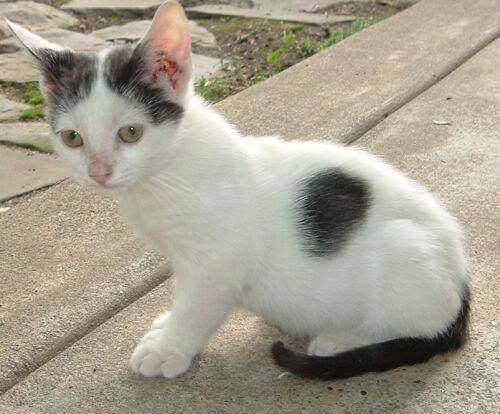
#> input picture images/cat.jpg, 500 x 414 px
$ jupyter execute '04 圖片幾何轉換.ipynb'
#> lines starting #> are read from the running program, lines starting #| are printed output that depends on the picture
## Scaling 縮放圖片

[cell 1]
import cv2
img=cv2.imread('./images/cat.jpg')
#> img is the input picture: shape (414, 500, 3); mean B, G, R 144.3, 159.9, 165.9

# 只是把圖片壓縮到一個大小 沒有等比例
resized_img1 = cv2.resize(img,(200,100))
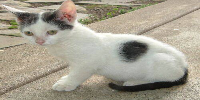
#> resized_img1: shape (100, 200, 3); mean B, G, R 144.2, 159.9, 165.9

#照片拉大 像素變多 用內差法補那些多的像素
#                           多一個維度  xy都放大1.6倍
resized_img2 = cv2.resize(img, None, fx=1.6, fy=1.6, interpolation=cv2.INTER_AREA)

cv2.imshow('resized image1',resized_img1)
cv2.imshow('resized image2',resized_img2)


cv2.waitKey(0)
cv2.destroyAllWindows()

## Flip 翻轉

[cell 2]
import cv2
origin = cv2.imread('./images/cat.jpg')

flip_x = cv2.flip(img, 0) #對X翻
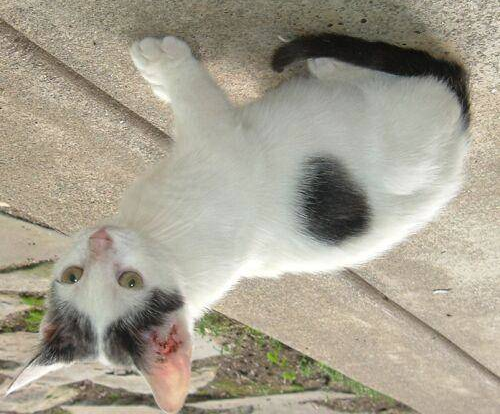
#> flip_x: shape (414, 500, 3); mean B, G, R 144.3, 159.9, 165.9
flip_y = cv2.flip(img, 1) #對y翻
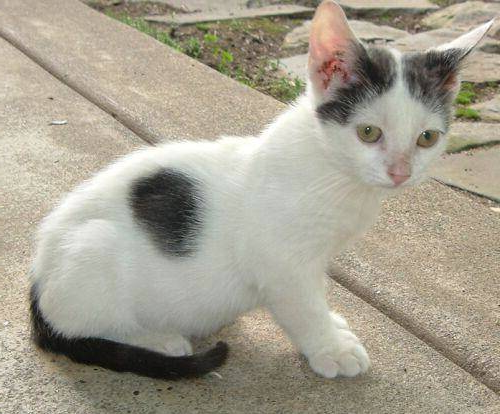
#> flip_y: shape (414, 500, 3); mean B, G, R 144.3, 159.9, 165.9
flip_xy = cv2.flip(img, -1) #對Xy翻
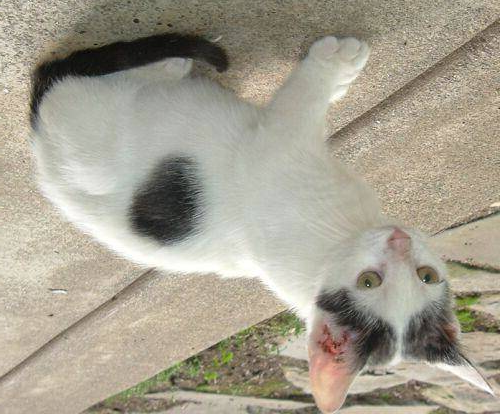
#> flip_xy: shape (414, 500, 3); mean B, G, R 144.3, 159.9, 165.9

cv2.imshow('origin', origin)
cv2.imshow('flip x', flip_x)
cv2.imshow('flip y', flip_y)
cv2.imshow('flip xy', flip_xy)


cv2.waitKey(0)
cv2.destroyAllWindows()

## Translation 平移

[cell 3]
import cv2
import numpy as np
origin = cv2.imread('./images/cat.jpg')

trans_x = 20 # 設定x要平移的長度
trans_y = 30
height, width = img.shape[:2]
#> height = 414; width = 500

#看課本p.26 要平移要設成 [1,0,x] [0,1,y]  設定一個M矩陣
M = np.float32([[1, 0, trans_x], [0, 1, trans_y]])

trans_img = cv2.warpAffine(origin, M, (width, height))
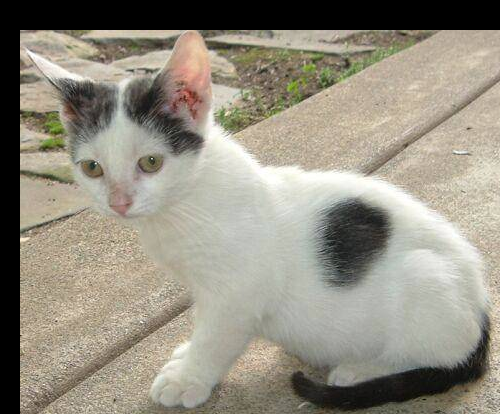
#> trans_img: shape (414, 500, 3); mean B, G, R 129.6, 143.2, 148.5
cv2.imshow('origin', origin)
cv2.imshow('trans_img', trans_img)


cv2.waitKey(0)
cv2.destroyAllWindows()

## Rotation 旋轉

[cell 4]
import cv2
import numpy as np
origin = cv2.imread('./images/cat.jpg')

height, width = img.shape[:2]

M1 = cv2.getRotationMatrix2D((width/2, height/2), 45, 0.6) #坐標軸,轉幾度,縮放幾倍
M2 = cv2.getRotationMatrix2D((0, 0), 45, 0.3) #坐標軸,轉幾度,縮放幾倍
M3 = cv2.getRotationMatrix2D((0, height), 45, 0.3) #坐標軸,轉幾度,縮放幾倍

rotate_img1 = cv2.warpAffine(origin, M1, (width, height))
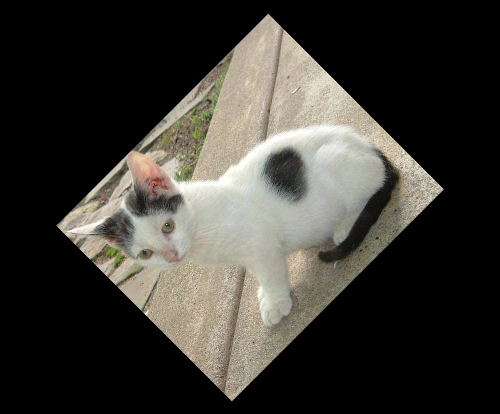
#> rotate_img1: shape (414, 500, 3); mean B, G, R 51.9, 57.6, 59.7
rotate_img2 = cv2.warpAffine(origin, M2, (width, height))
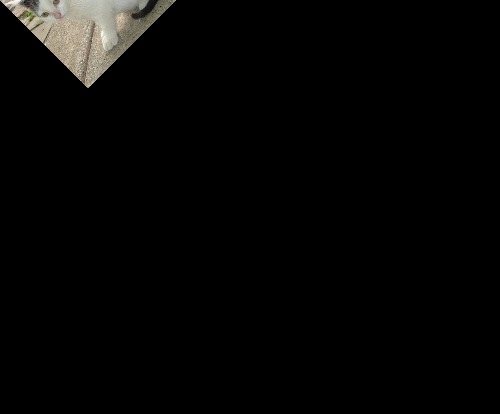
#> rotate_img2: shape (414, 500, 3); mean B, G, R 5.1, 5.7, 6
rotate_img3 = cv2.warpAffine(origin, M3, (width, height))
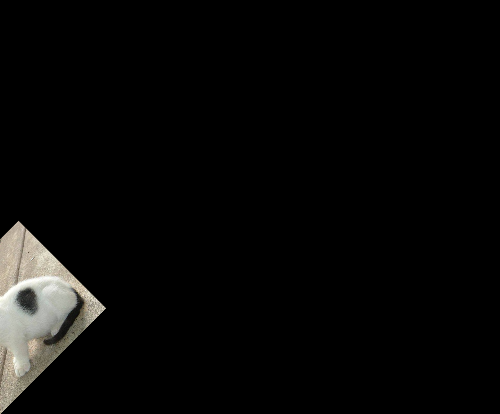
#> rotate_img3: shape (414, 500, 3); mean B, G, R 7.8, 8.5, 8.7

cv2.imshow('origin', origin)
cv2.imshow('rotate_img1', rotate_img1)
cv2.imshow('rotate_img2', rotate_img2)
cv2.imshow('rotate_img3', rotate_img3)


cv2.waitKey(0)
cv2.destroyAllWindows()

## Affine Transformation
不知道M矩陣怎麼算時，直接把轉換前轉換後座標給他 讓他算出M

[cell 5]
import cv2
import numpy as np

img = cv2.imread('./images/cat.jpg')
rows,cols,ch = img.shape
#> rows = 414; cols = 500; ch = 3
pts1 = np.float32([[50,50],[200,50],[50,200]]) #座標[x,y]
pts2 = np.float32([[10,100],[200,50],[100,250]])

M = cv2.getAffineTransform(pts1,pts2)
affine_img = cv2.warpAffine(img,M,(cols,rows))
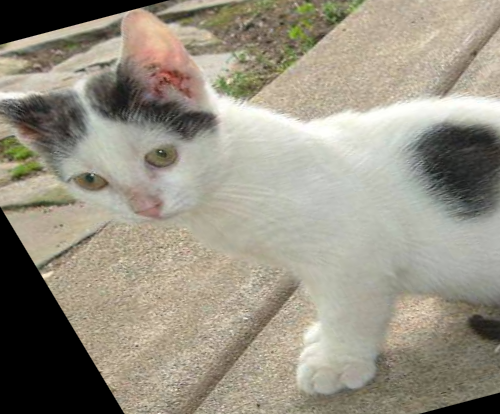
#> affine_img: shape (414, 500, 3); mean B, G, R 131.4, 146.1, 152

cv2.imshow('origin', origin)
cv2.imshow('affine_img', affine_img)

cv2.waitKey(0)
cv2.destroyAllWindows()

$ run again, with images/ML_01.jpg copied over images/cat.jpg
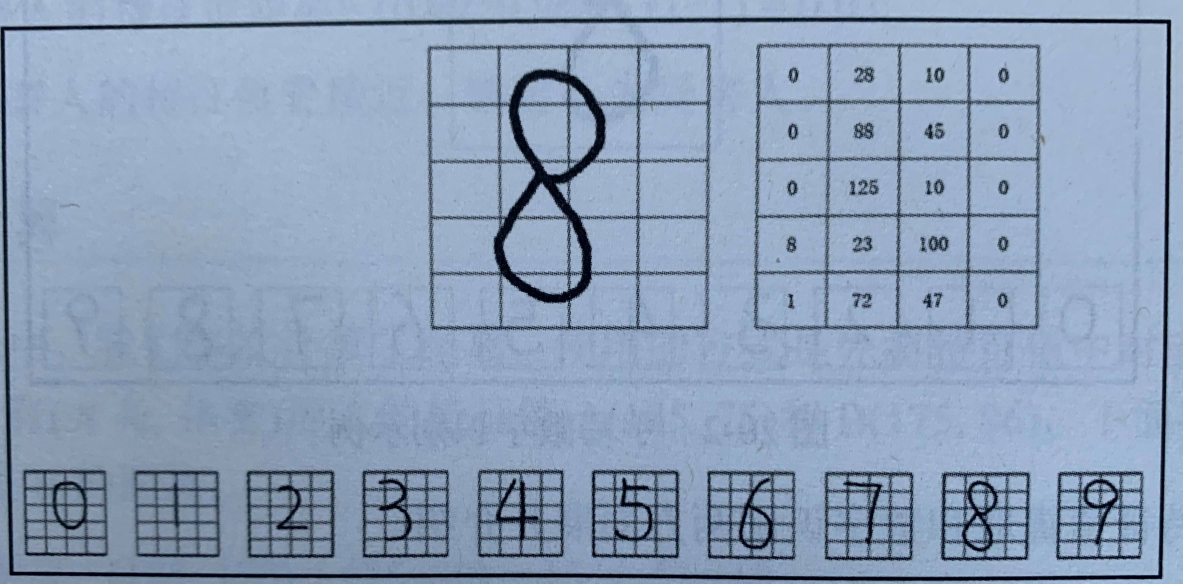
#> input picture images/ML_01.jpg, 3549 x 1750 px (shown at 1/3 size)
#> img is the input picture: shape (1750, 3549, 3); mean B, G, R 183.8, 158.4, 139.5
#> `rotate_img3 = cv2.warpAffine(origin, M3, (width, height))`:
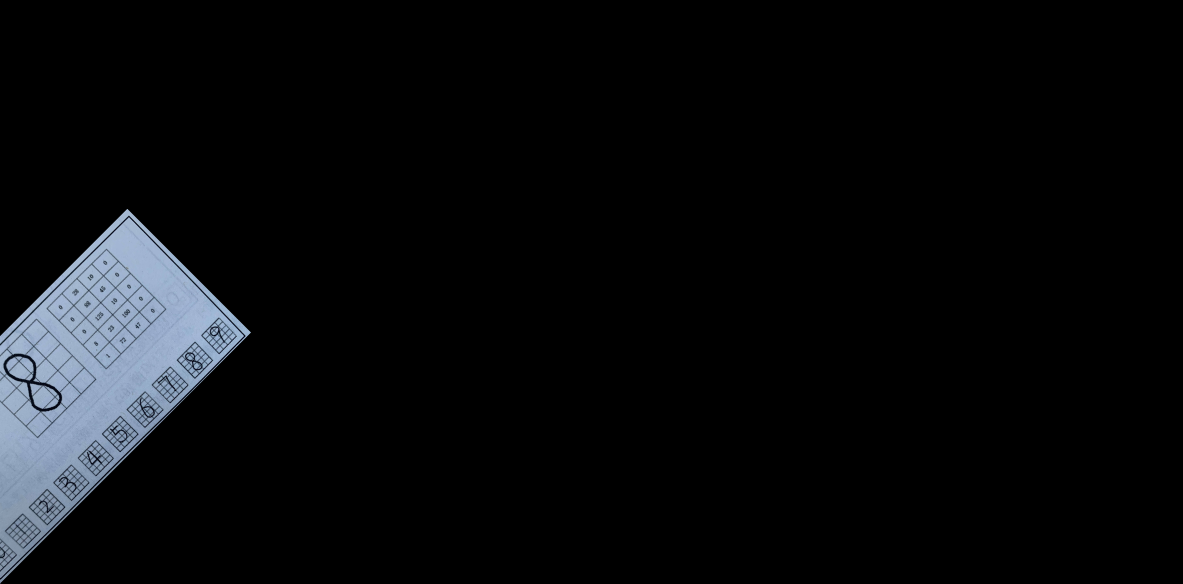
#> rotate_img3: shape (1750, 3549, 3) (shown at 1/3 size); mean B, G, R 12.3, 10.6, 9.3
#> `affine_img = cv2.warpAffine(img,M,(cols,rows))`:
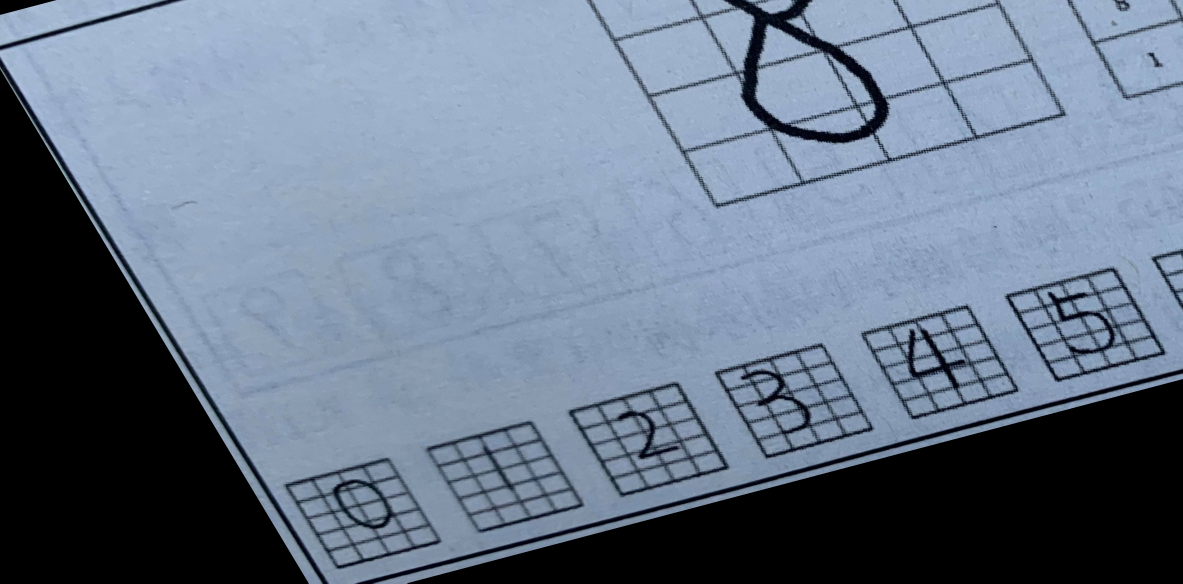
#> affine_img: shape (1750, 3549, 3) (shown at 1/3 size); mean B, G, R 137.9, 119, 104.8

$ run again, with images/ML_02.jpg copied over images/cat.jpg
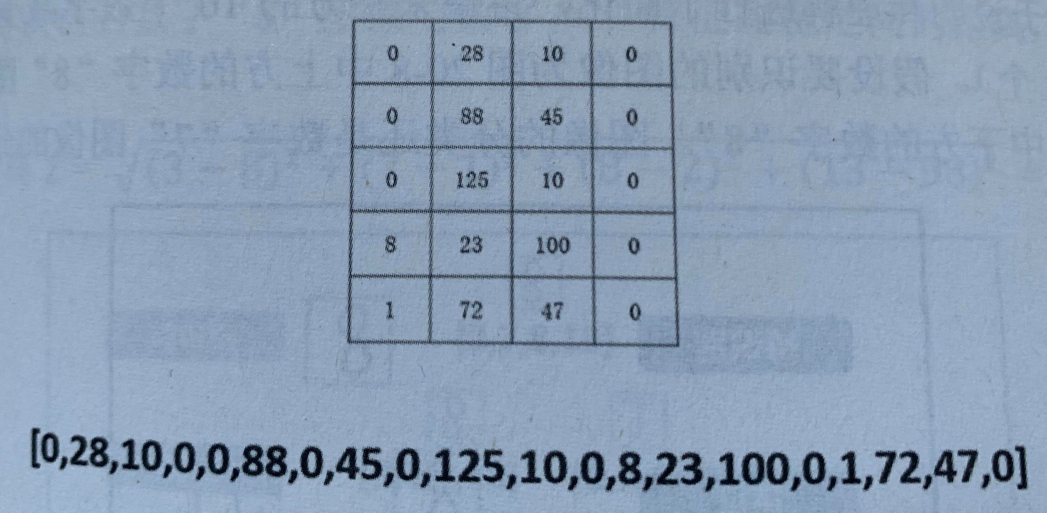
#> input picture images/ML_02.jpg, 3140 x 1537 px (shown at 1/3 size)
#> img is the input picture: shape (1537, 3140, 3); mean B, G, R 179.9, 157, 138
#> `rotate_img3 = cv2.warpAffine(origin, M3, (width, height))`:
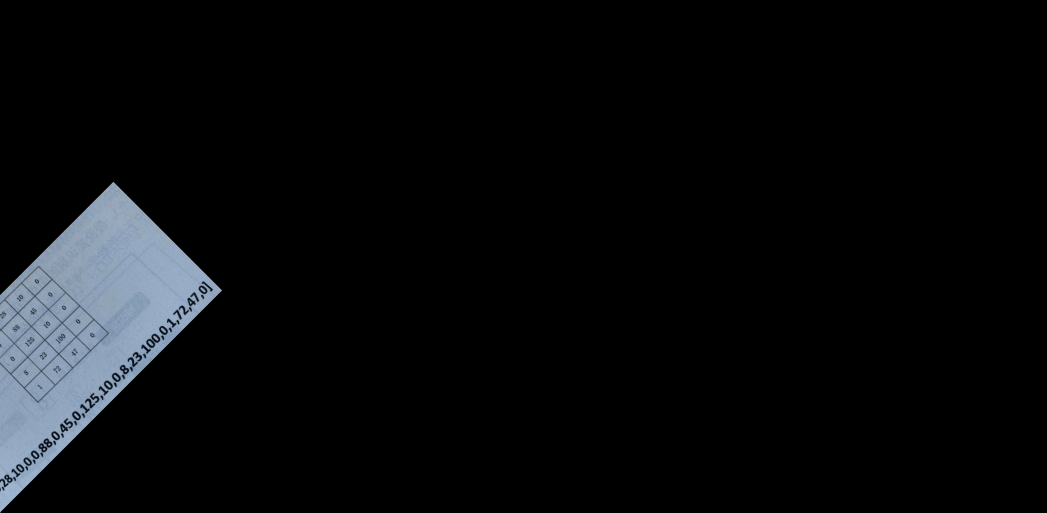
#> rotate_img3: shape (1537, 3140, 3) (shown at 1/3 size); mean B, G, R 12.1, 10.6, 9.3
#> `affine_img = cv2.warpAffine(img,M,(cols,rows))`:
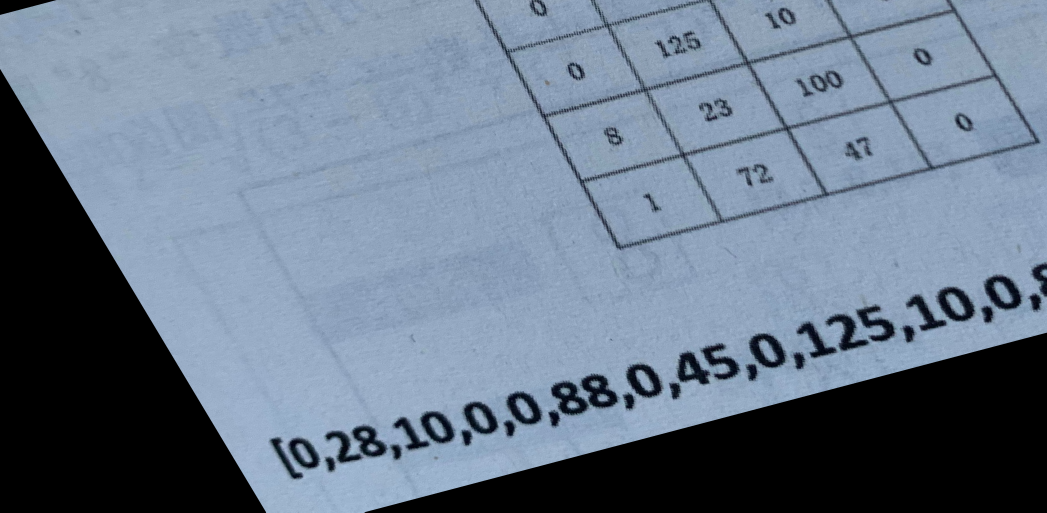
#> affine_img: shape (1537, 3140, 3) (shown at 1/3 size); mean B, G, R 139.4, 121.1, 106.1
